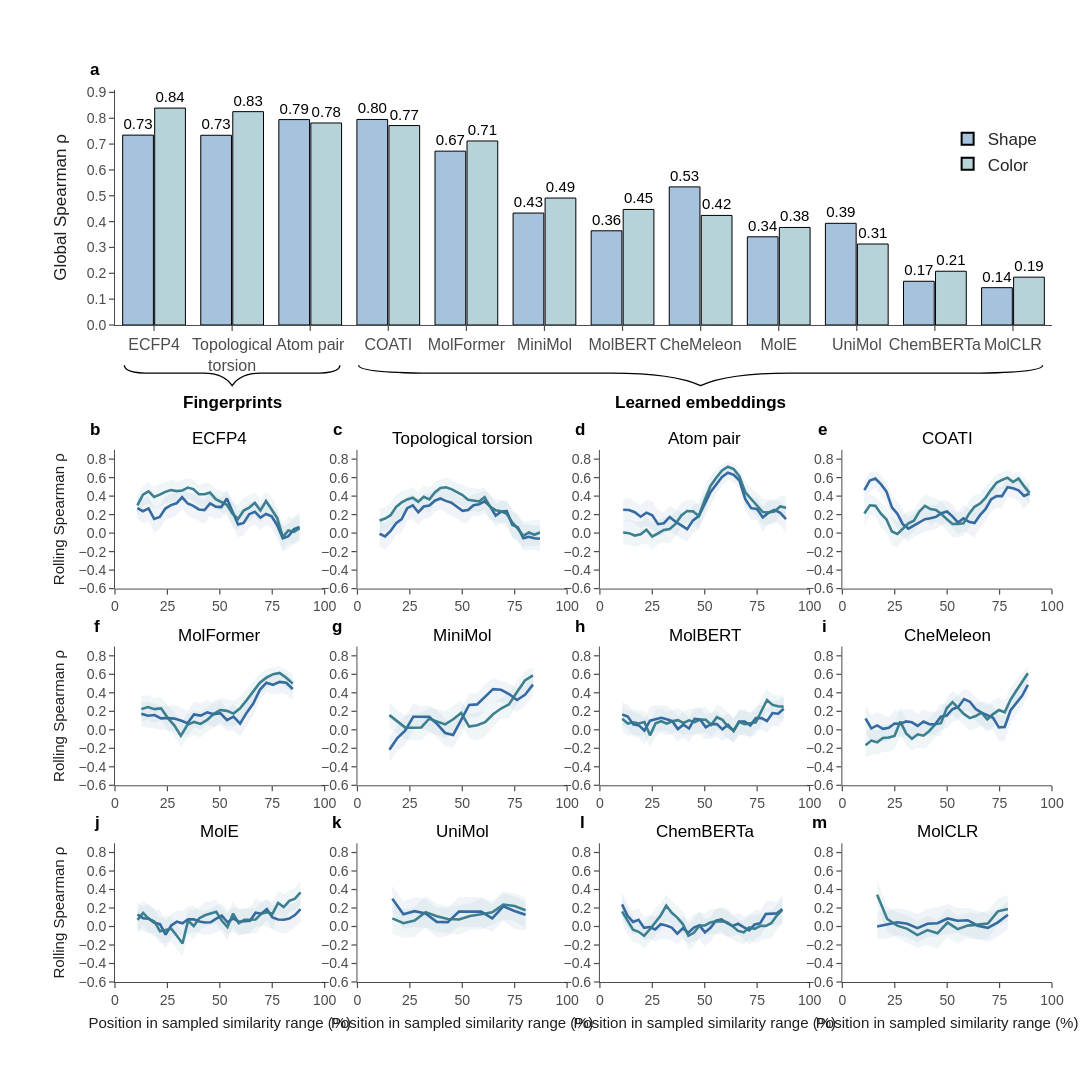

The code cell stored with this chart in its notebook:
### Code cell
# Compute rolling profiles without constructing an unused intermediate figure.
combined_profiles = calculate_all_shape_color_rolling_spearman(
    pair_details=all_pair_details,
    window=200,
    step=25,
    n_boot=300,
)

# One combined figure: global Spearman bars + rolling correlations.
full_figure = plot_global_bar_and_rolling_spearman(
    results=all_results,
    profiles=combined_profiles,
    show_confidence=True,
)

full_figure.show()
